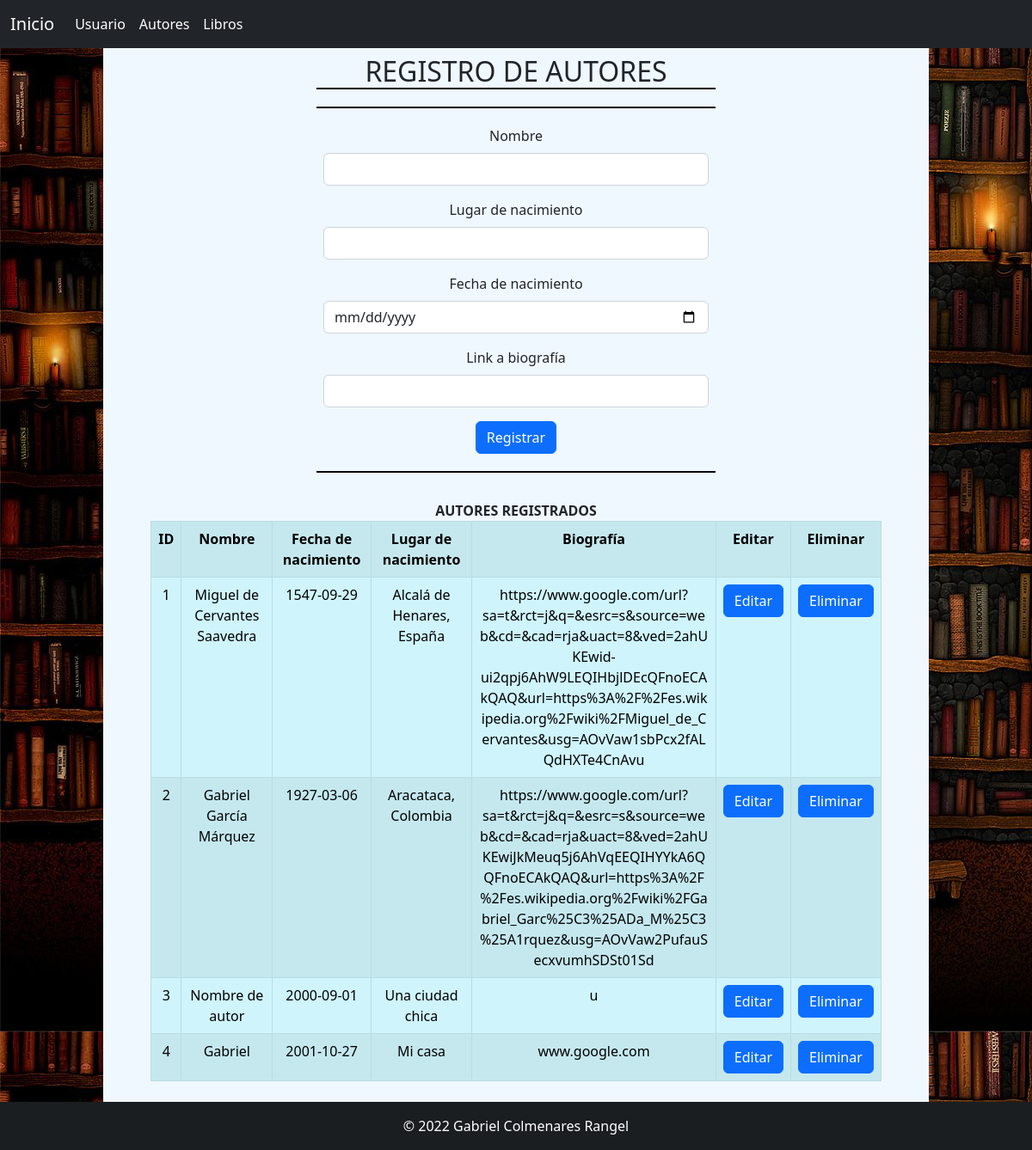
The app's page /registrarAutor.php with its own data.
### tables this page shows
CREATE TABLE `autores` (
  `idautores` int(11) NOT NULL,
  `nombre` varchar(45) DEFAULT NULL,
  `fechaNacimiento` date DEFAULT NULL,
  `lugarNacimiento` varchar(45) DEFAULT NULL,
  `linkBiografia` varchar(300) DEFAULT NULL
);

### registrarAutor.php (the view, shortened to what this page needs)
<!DOCTYPE html>
<html lang="es">
<head>
    <link href="https://cdn.jsdelivr.net/npm/bootstrap@5.2.1/dist/css/bootstrap.min.css" rel="stylesheet">
    <link rel="stylesheet" href="estilo.css">
</head>
<body>
    <nav class="navbar navbar-expand-lg navbar-dark bg-dark" >
        <div class="container-fluid">
            <a class="navbar-brand" href="index.php">Inicio</a>
            <div class="collapse navbar-collapse" id="navbarNav">
                <ul class="navbar-nav">
                    <li class="nav-item">
                        <a class="nav-link active" aria-current="page" href="registrarUsuario.php">Usuario</a>
                    </li>
                    <li class="nav-item">
                        <a class="nav-link active" href="registrarAutor.php">Autores</a>
                    </li>
                    <li class="nav-item">
                        <a class="nav-link active" href="registrarLibro.php">Libros</a>
                    </li>
                </ul>
            </div>
        </div>
    </nav>
    <section class="contenido">
        <div class="container p-2 text-center d-grid gap-2 d-md-block col-6">
            <h2>REGISTRO DE AUTORES</h2>
            <form action="regAut.php" method="post" class="mb-3" required>
                <div class="row mb-3">
                    <label for="txtNombre" class="form-label">Nombre</label>
                    <input type="text" name="txtNombre" id="txtNombre" class="form-control" required>
                </div>
                <div class="row mb-3">
                    <label for="txtLugar" class="form-label">Lugar de nacimiento</label>
                    <input type="text" name="txtLugar" id="txtLugar" class="form-control" required>
                </div>
                <div class="row mb-3">
                    <label for="dtFechaNac" class="form-label">Fecha de nacimiento</label>
                    <input type="date" name="dtFechaNac" id="dtFechaNac" class="form-control" required>
                </div>
                <div class="row mb-3">
                    <label for="txtBiografia" class="form-label">Link a biografía</label>
                    <input type="text" name="txtBiografia" id="txtBiografia" class="form-control" required>
                </div>
                <input type="submit" value="Registrar" class="btn btn-primary">
            </form>
        </div>
        <div class="container-md p-2 text-center d-grid gap-2 d-md-block">
            <caption><b>AUTORES REGISTRADOS</b></caption>
            <table class="table table-info table-striped table-hover table-bordered">
                <tr>
                    <th>ID</th>
                    <th>Nombre</th>
                    <th>Fecha de nacimiento</th>
                    <th>Lugar de nacimiento</th>
                    <th>Biografía</th>
                    <th>Editar</th>
                    <th>Eliminar</th>
                </tr>
                <?php
                    $conexion = new mysqli("localhost","root","","prestamoLibros");
                    $sql = "SELECT * FROM autores";
                    $query = mysqli_query($conexion, $sql);
                    while($row = mysqli_fetch_array($query)){
                        ?>
                    <tr>
                        <td><?php echo $row['idautores']?></td>
                        <td><?php echo $row['nombre']?></td>
                        <td><?php echo $row['fechaNacimiento']?></td>
                        <td><?php echo $row['lugarNacimiento']?></td>
                        <td class="text-break"><?php echo $row['linkBiografia']?></td>
                        <td><a href="editarAutor.php?id=<?php echo $row['idautores']?>" class="btn btn-primary">Editar</a></td>
                        <td><a href="elimAut.php?id=<?php echo $row['idautores']?>" class="btn btn-primary">Eliminar</a></td>
                    </tr>
                <?php
                    }
                ?>
            </table>
        </div>
    </section>
    <footer class="bg-dark text-center text-white">
    <div class="text-center p-3" style="background-color: rgba(0, 0, 0, 0.2);">
        © 2022 Gabriel Colmenares Rangel
    </div>
    </footer>
</body>
</html>

### estilo.css (style rules this page uses)
body { background-image: url("img/fondo.jpg"); }
h2 { border-bottom: solid black 2px; margin: 0 0 20px 0; }
table { max-width: 90%; margin: auto; }
.contenido { background-color: aliceblue; width: 80%; margin: 0 10%; min-height: 90vh; }
form { padding: 20px; border-top: solid black 2px; border-bottom: solid black 2px; }

### records on screen
autores: idautores "1", nombre "Miguel de Cervantes Saavedra", fechaNacimiento "1547-09-29", lugarNacimiento "Alcalá de Henares, España", linkBiografia "https://www.google.com/url?sa=t&rct=j&q=&esrc=s&source=web&cd=&cad=rja&uact=8&ved=2ahUKEwid-ui2qpj6AhW9LEQIHbjlDEcQFnoECAkQAQ&url=https%3A%2F%2Fes.wikipedia.org%2Fwiki%2FMiguel_de_Cervantes&usg=AOvVaw1sbPcx2fALQdHXTe4CnAvu"
autores: idautores "2", nombre "Gabriel García Márquez", fechaNacimiento "1927-03-06", lugarNacimiento "Aracataca, Colombia", linkBiografia "https://www.google.com/url?sa=t&rct=j&q=&esrc=s&source=web&cd=&cad=rja&uact=8&ved=2ahUKEwiJkMeuq5j6AhVqEEQIHYYkA6QQFnoECAkQAQ&url=https%3A%2F%2Fes.wikipedia.org%2Fwiki%2FGabriel_Garc%25C3%25ADa_M%25C3%25A1rquez&usg=AOvVaw2PufauSecxvumhSDSt01Sd"
autores: idautores "3", nombre "Nombre de autor", fechaNacimiento "2000-09-01", lugarNacimiento "Una ciudad chica", linkBiografia "u"
autores: idautores "4", nombre "Gabriel", fechaNacimiento "2001-10-27", lugarNacimiento "Mi casa", linkBiografia "www.google.com"
